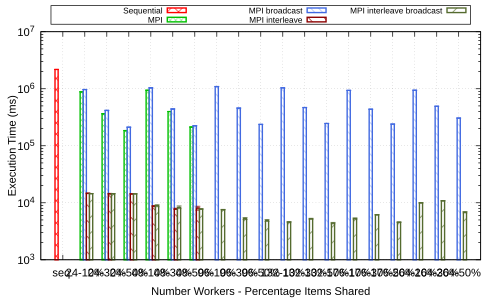

The script that saved this image:
reset

set terminal pdf enhanced
set output "bubble-sort-time.pdf"

# set title "Bubble Sort: Execution Time" offset 0,-.5
set xlabel "Number Workers - Percentage Items Shared"
set ylabel "Execution Time (ms)"

set key box
set key outside top center vertical maxrows 2 maxcols 3
set key autotitle columnheader
set key samplen 3 spacing 1 font ",9"

set grid
set style data histogram
set style histogram cluster gap 2 errorbars linewidth 1

set format y "10^{%L}"
set logscale y
set auto x

plot "bubble-sort.dat" using 3:4:xticlabels(2) title col linewidth 2 linecolor "#ff0000" fillstyle pattern 1, \
         "bubble-sort.dat" using 5:6:xticlabels(2) title col linewidth 2 linecolor "#00c000" fillstyle pattern 2, \
         "bubble-sort.dat" using 9:10:xticlabels(2) title col linewidth 2 linecolor "#4169e1" fillstyle pattern 6, \
         "bubble-sort.dat" using 13:14:xticlabels(2) title col linewidth 2 linecolor "#8b0000" fillstyle pattern 4, \
         "bubble-sort.dat" using 17:18:xticlabels(2) title col linewidth 2 linecolor "#556b2f" fillstyle pattern 5
